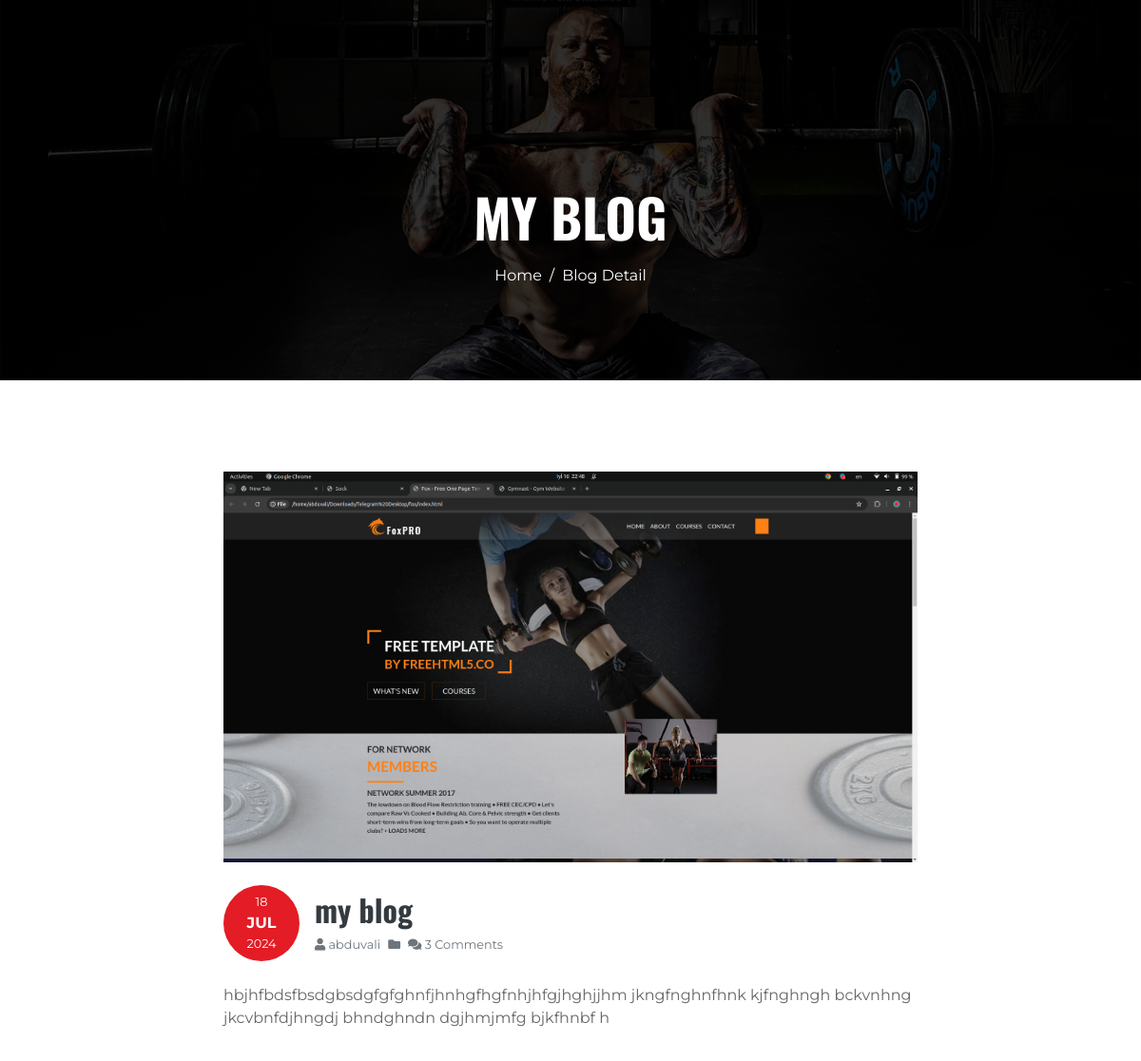
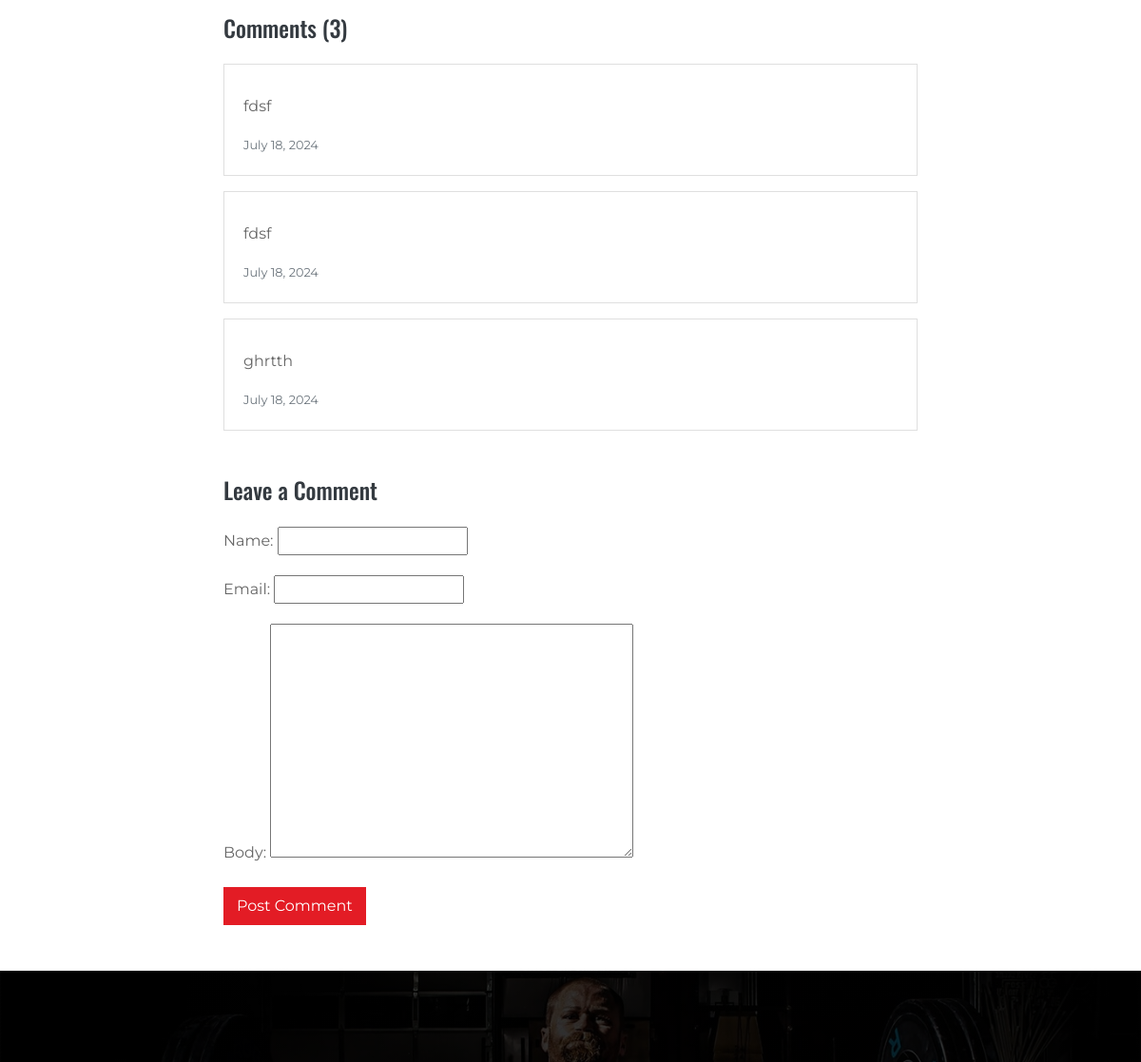
/blog/22/, run on the app's committed database (2 pictures, top to bottom).
### app/models.py (models this page shows, shortened)
class BlogPost(models.Model):
    title = models.CharField(max_length=200)
    slug = models.SlugField(unique=True, blank=True)
    author = models.ForeignKey(User, on_delete=models.CASCADE)
    content = models.TextField()
    excerpt = models.TextField(max_length=500, blank=True)
    image = models.ImageField(upload_to='blog_images/', blank=True, null=True)
    created_at = models.DateTimeField(auto_now_add=True)
    updated_at = models.DateTimeField(auto_now=True)
    class Meta:
        ordering = ['-created_at']

class Comment(models.Model):
    post = models.ForeignKey(BlogPost, related_name='comments', on_delete=models.CASCADE)
    name = models.CharField(max_length=80)
    email = models.EmailField()
    body = models.TextField()
    created_at = models.DateTimeField(auto_now_add=True)
    updated_at = models.DateTimeField(auto_now=True)
    active = models.BooleanField(default=True)

### app/views.py (the view)
# urls.py: path('blog/<slug:slug>/', single_view, name='single'),
def single_view(request, slug):
    post = get_object_or_404(BlogPost, slug=slug)
    comments = post.comments.filter(active=True)
    new_comment = None
    if request.method == 'POST':
        comment_form = CommentForm(data=request.POST)
        if comment_form.is_valid():
            new_comment = comment_form.save(commit=False)
            new_comment.post = post
            new_comment.save()
    else:
        comment_form = CommentForm()
    context = {
        'post': post,
        'comments': comments,
        'new_comment': new_comment,
        'comment_form': comment_form,
    }
    return render(request, 'single.html', context)

### app/forms.py
class CommentForm(forms.ModelForm):
    class Meta:
        model = Comment
        fields = ('name', 'email', 'body')

### templates/single.html (shortened to what this page needs)
<!DOCTYPE html>
<html lang="en">
{% load static %}
<head>
    <link href="https://cdnjs.cloudflare.com/ajax/libs/font-awesome/5.10.0/css/all.min.css" rel="stylesheet">
    <link href="{% static 'lib/flaticon/font/flaticon.css' %}" rel="stylesheet">
    <link href="{% static 'css/style.min.css' %}" rel="stylesheet">
</head>
<body class="bg-white">
    <div class="container-fluid page-header mb-5">
        <div class="d-flex flex-column align-items-center justify-content-center pt-0 pt-lg-5" style="min-height: 400px">
            <h4 class="display-4 mb-3 mt-0 mt-lg-5 text-white text-uppercase font-weight-bold">{{ post.title }}</h4>
            <div class="d-inline-flex">
                <p class="m-0 text-white"><a class="text-white" href="{% url 'index' %}">Home</a></p>
                <p class="m-0 text-white px-2">/</p>
                <p class="m-0 text-white">Blog Detail</p>
            </div>
        </div>
    </div>
    <div class="container pt-5">
        <div class="row">
            <div class="col-lg-8 offset-lg-2">
                <article>
                    <img class="img-fluid mb-4" src="{{ post.image.url }}" alt="Blog Image">
                    <div class="d-flex align-items-center mb-4">
                        <div class="d-flex flex-column align-items-center justify-content-center rounded-circle bg-primary text-white" style="width: 80px; height: 80px;">
                            <small>{{ post.created_at|date:"d" }}</small>
                            <strong class="text-uppercase m-0 text-white">{{ post.created_at|date:"M" }}</strong>
                            <small>{{ post.created_at|date:"Y" }}</small>
                        </div>
                        <div class="pl-3">
                            <h2 class="font-weight-bold">{{ post.title }}</h2>
                            <div class="d-flex">
                                <small class="mr-2 text-muted"><i class="fa fa-user"></i> {{ post.author }}</small>
                                <small class="mr-2 text-muted"><i class="fa fa-folder"></i> {{ post.category }}</small>
                                <small class="mr-2 text-muted"><i class="fa fa-comments"></i> {{ post.comments.count }} Comments</small>
                            </div>
                        </div>
                    </div>
                    <p>{{ post.content }}</p>
                    <div class="mt-5">
                        <h4 class="mb-4">Comments ({{ comments|length }})</h4>
                        {% if comments %}
                            {% for comment in comments %}
                                <div class="card mb-3">
                                    <div class="card-body">
                                        <p class="card-text">{{ comment.body }}</p>
                                        <small class="text-muted">{{ comment.created_at|date:"F d, Y" }}</small>
                                    </div>
                                </div>
                            {% endfor %}
                        {% else %}
                            <p>No comments yet.</p>
                        {% endif %}
                        <div class="mt-5">
                            <h4 class="mb-4">Leave a Comment</h4>
                            <form method="post">
                                {{ comment_form.as_p }}
                                <button type="submit" class="btn btn-primary">Post Comment</button>
                            </form>
                        </div>
                    </div>
                </article>
            </div>
        </div>
    </div>
    <div class="footer container-fluid mt-5 py-5 px-sm-3 px-md-5 text-white">
    </div>
</body>
</html>

### data on the page
BlogPost: title "MY BLOG", image (picture), created_at "18", created_at "JUL", created_at "2024", title "my blog", author "abduvali", comments.count "3", content "hbjhfbdsfbsdgbsdgfgfghnfjhnhgfhgfnhjhfgjhghjjhm jkngfnghnfhnk kjfnghngh bckvnhng jkcvbnfdjhngdj bhndghndn dgjhmjmfg bjkfhnbf h"
Comment: body "fdsf", created_at "July 18, 2024"
Comment: body "fdsf", created_at "July 18, 2024"
Comment: body "ghrtth", created_at "July 18, 2024"

### other printed values
{{ comments|length }} "3"
